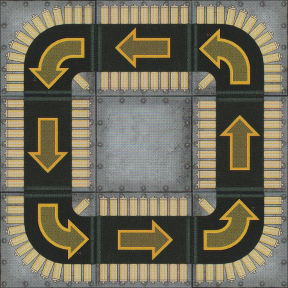

This game map was drawn from its Tiled (.tmx) file and the tilesets committed beside it. A one-line description and the full map source follow:
An orthogonal 3x3 tile map with 96x96 px tiles, 4 tile layers (Wall, Floor, Conveyor, Pit).

<map version="1.2" tiledversion="1.2.2" orientation="orthogonal" renderorder="right-down" width="3" height="3" tilewidth="96" tileheight="96" infinite="0" nextlayerid="6" nextobjectid="1">
 <tileset firstgid="1" source="../RoboRallyTiles.tsx" />
 <layer id="2" name="Wall" width="3" height="3">
  <data encoding="csv">
0,0,0,
0,0,0,
0,0,0
</data>
 </layer>
 <layer id="3" name="Floor" width="3" height="3">
  <data encoding="csv">
0,0,0,
0,5,0,
0,0,0
</data>
 </layer>
 <layer id="5" name="Conveyor" width="3" height="3">
  <data encoding="csv">
29,45,30,
44,0,43,
36,46,37
</data>
 </layer>
 <layer id="4" name="Pit" width="3" height="3">
  <data encoding="csv">
0,0,0,
0,0,0,
0,0,0
</data>
 </layer>
</map>
